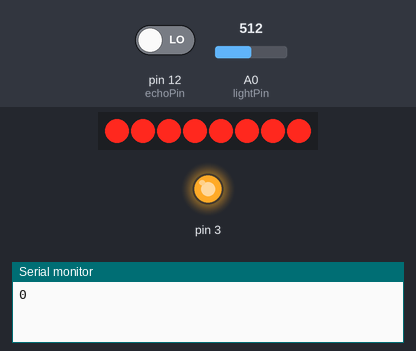
Simulated run of this sketch. Board: Arduino Uno, built with avr-gcc and run on an emulated ATmega328P. Parts: 8 shift-register outputs drawn as a row of LEDs (first output left, lit = HIGH), output pins drawn as LEDs (lit = HIGH), the last lines printed to the serial monitor. Wiring (inferred from the names in the program): shift register (74HC595): data pin 4; shift clock pin 6; latch pin 5. Wiring (inferred from the signals the program sends): row of LEDs: on Q0, Q1, Q2, Q3, Q4, Q5, Q6, Q7. The inputs (shaded band) are chosen by the test bench; at power-on: A0 (lightPin) = 512, pin 12 (echoPin) LOW. Pins used as bus, display or sensor lines are not drawn.

Above: at 1.6 s.
1.7 s: A0 (lightPin) set to 467
3.2 s: A0 (lightPin) set to 446
At 4.6 s:
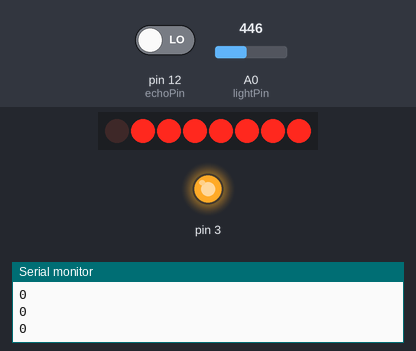
5.5 s: A0 (lightPin) set to 306
At 6.9 s:
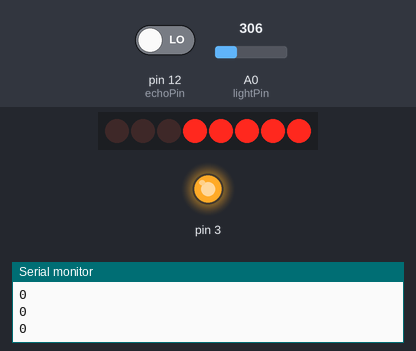
7.5 s: A0 (lightPin) set to 274
At 9.2 s:
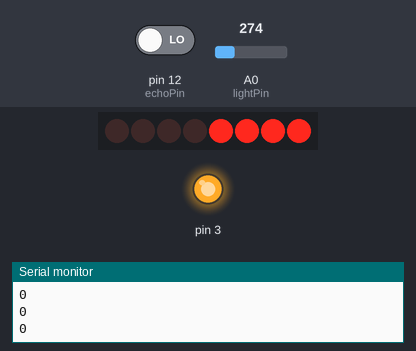
9.5 s: A0 (lightPin) set to 122
At 11.3 s:
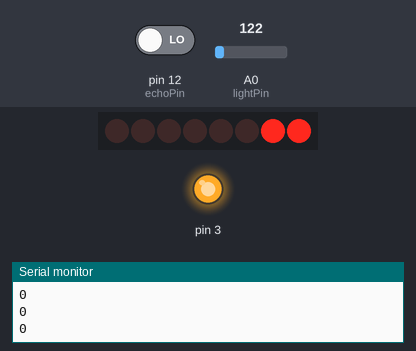
11.6 s: A0 (lightPin) set to 108
At 12.6 s:
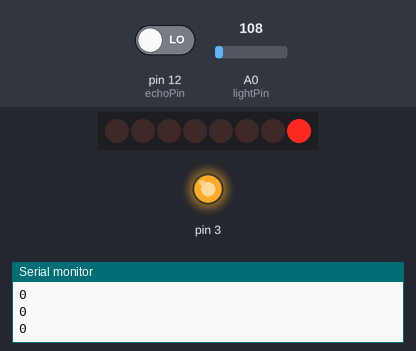
Timing chart, 0 to 14.6 s (numbered marks = the images above; inputs shaded):
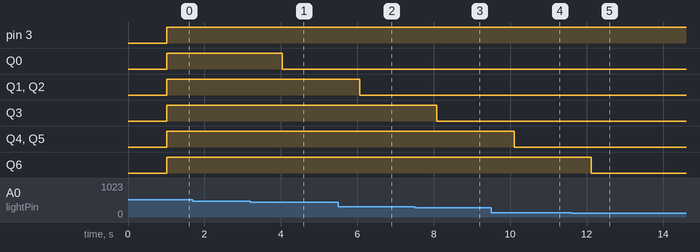

Measured:
- the behaviour switches between 456 and 455 on A0 (lightPin) (found by bisection; images 0 and 1)
- the behaviour switches between 285 and 284 on A0 (lightPin) (found by bisection; images 2 and 3)
- the behaviour switches between 114 and 113 on A0 (lightPin) (found by bisection; images 4 and 5)
- after the input at 3.2 s, Q0: HIGH → LOW after 0.84 s
- after the input at 5.5 s, Q1, Q2: HIGH → LOW after 0.56 s
- after the input at 7.5 s, Q3: HIGH → LOW after 0.58 s
- after the input at 9.5 s, Q4, Q5: HIGH → LOW after 0.60 s
- after the input at 11.6 s, Q6: HIGH → LOW after 0.52 s

The sketch:

adafruitlightsense.ino
```cpp
/*
Adafruit Arduino - Lesson 9. Light sensing
Tutorial for Ultrasonic: https://randomnerdtutorials.com/complete-guide-for-ultrasonic-sensor-hc-sr04/
*/

int lightPin = 0;
int latchPin = 5;
int clockPin = 6;
int dataPin = 4;
int triggerPin = 11;
int echoPin = 12;

int leds = 0;

void setup()
{
  pinMode(latchPin, OUTPUT);
  pinMode(dataPin, OUTPUT);
  pinMode(clockPin, OUTPUT);
  pinMode(triggerPin, OUTPUT);
  pinMode(echoPin, INPUT);
  Serial.begin(9600);
}

void loop()
{
    digitalWrite(triggerPin, LOW);
    delay(5);
    digitalWrite(triggerPin, HIGH);
    delay(5);
    digitalWrite(triggerPin, LOW);

  int ultraduration = pulseIn(echoPin, HIGH);
  int reading  = analogRead(lightPin);
   int numLEDSLit = reading / 57;  //1023 / 9 / 2
   if (numLEDSLit > 8) numLEDSLit = 8;
   leds = 0;   // no LEDs lit to start
   for (int i = 0; i < numLEDSLit; i++)    {
      leds = leds + (1 << i);  // sets the i'th bit
    }
   setBrightness((ultraduration/30));
  Serial.println(ultraduration);
  updateShiftRegister();
}


void setBrightness(byte brightness){
  analogWrite(3, 255-brightness);
}

void updateShiftRegister()
{
   digitalWrite(latchPin, LOW);
   shiftOut(dataPin, clockPin, LSBFIRST, leds);
   digitalWrite(latchPin, HIGH);
}
```
